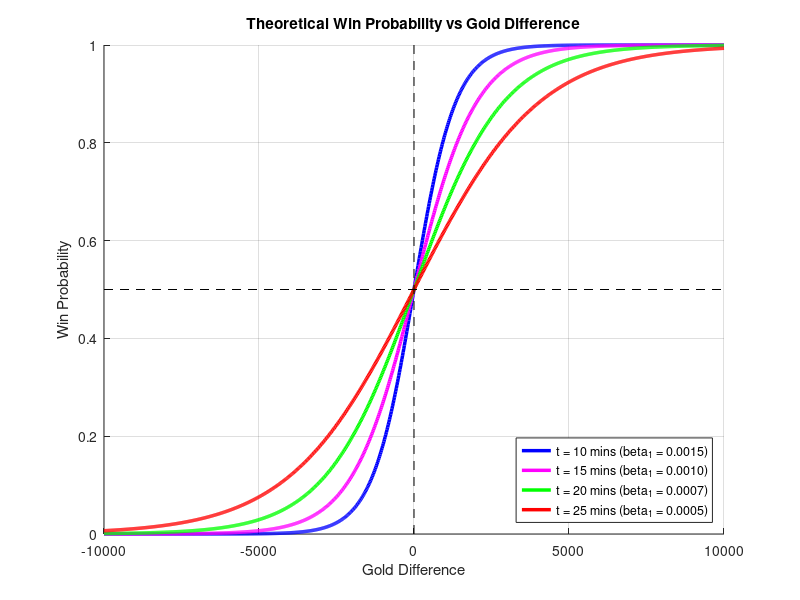

This figure's MATLAB source:
gold_range = linspace(-10000, 10000, 1000); 

% Choose values for B0 and B1
timestamps = [10, 15, 20, 25];
beta0_true = [0, 0, 0, 0]; 
beta1_true = [0.0015, 0.0010, 0.0007, 0.0005]; 
colors = {'b', 'm', 'g', 'r'}; 

figure('Name', 'Model Simuation Plots');
hold on;

% Plot at each time
for i = 1:length(timestamps)
    b0 = beta0_true(i);
    b1 = beta1_true(i);
    z = b0 + b1 .* gold_range;
    p_win = 1 ./ (1 + exp(-z));
    
    plot(gold_range, p_win, 'LineWidth', 2.5, 'Color', colors{i},'DisplayName', sprintf('t = %d mins (beta_1 = %.4f)', timestamps(i), b1));
end

title('Theoretical Win Probability vs Gold Difference');
xlabel('Gold Difference');
ylabel('Win Probability');
ylim([0 1]);
xlim([-10000 10000]);
grid on;
legend('Location', 'southeast');

plot([0 0], [0 1], 'k--', 'HandleVisibility', 'off');
plot([-10000 10000], [0.5 0.5], 'k--', 'HandleVisibility', 'off');
